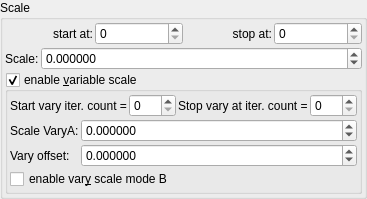
    <widget class="QGroupBox" name="groupBox_9">
     <property name="title">
      <string>Scale</string>
     </property>
     <layout class="QVBoxLayout" name="verticalLayout_13" stretch="0,0,0">
      <property name="spacing">
       <number>2</number>
      </property>
      <property name="leftMargin">
       <number>2</number>
      </property>
      <property name="topMargin">
       <number>2</number>
      </property>
      <property name="rightMargin">
       <number>2</number>
      </property>
      <property name="bottomMargin">
       <number>2</number>
      </property>
      <item>
       <layout class="QGridLayout" name="gridLayout_16" columnstretch="0,0,0,0">
        <item row="1" column="1">
         <widget class="MySpinBox" name="spinboxInt_transf_start_iterations_S">
          <property name="sizePolicy">
           <sizepolicy hsizetype="Minimum" vsizetype="Maximum">
            <horstretch>0</horstretch>
            <verstretch>0</verstretch>
           </sizepolicy>
          </property>
          <property name="maximum">
           <number>999</number>
          </property>
         </widget>
        </item>
        <item row="1" column="3">
         <widget class="MySpinBox" name="spinboxInt_transf_stop_iterations_S">
          <property name="sizePolicy">
           <sizepolicy hsizetype="Minimum" vsizetype="Maximum">
            <horstretch>0</horstretch>
            <verstretch>0</verstretch>
           </sizepolicy>
          </property>
          <property name="maximum">
           <number>999</number>
          </property>
         </widget>
        </item>
        <item row="1" column="2">
         <widget class="QLabel" name="label_67">
          <property name="text">
           <string>stop at:</string>
          </property>
          <property name="alignment">
           <set>Qt::AlignRight|Qt::AlignTrailing|Qt::AlignVCenter</set>
          </property>
         </widget>
        </item>
        <item row="1" column="0">
         <widget class="QLabel" name="label_69">
          <property name="layoutDirection">
           <enum>Qt::LeftToRight</enum>
          </property>
          <property name="text">
           <string>start at:</string>
          </property>
          <property name="alignment">
           <set>Qt::AlignRight|Qt::AlignTrailing|Qt::AlignVCenter</set>
          </property>
         </widget>
        </item>
       </layout>
      </item>
      <item>
       <layout class="QGridLayout" name="gridLayout_17" columnstretch="0,1">
        <property name="spacing">
         <number>2</number>
        </property>
        <item row="1" column="0">
         <widget class="QLabel" name="label_8">
          <property name="text">
           <string>Scale:</string>
          </property>
         </widget>
        </item>
        <item row="1" column="1">
         <widget class="MyDoubleSpinBox" name="spinbox_transf_scale_2">
          <property name="sizePolicy">
           <sizepolicy hsizetype="Minimum" vsizetype="Maximum">
            <horstretch>0</horstretch>
            <verstretch>0</verstretch>
           </sizepolicy>
          </property>
          <property name="prefix">
           <string/>
          </property>
          <property name="suffix">
           <string/>
          </property>
          <property name="decimals">
           <number>6</number>
          </property>
          <property name="minimum">
           <double>-99.989999999999995</double>
          </property>
          <property name="maximum">
           <double>99.989999999999995</double>
          </property>
          <property name="singleStep">
           <double>0.100000000000000</double>
          </property>
         </widget>
        </item>
       </layout>
      </item>
      <item>
       <widget class="MyGroupBox" name="groupCheck_transf_function_enabledF_false">
        <property name="title">
         <string>enable &amp;variable scale</string>
        </property>
        <property name="checkable">
         <bool>true</bool>
        </property>
        <layout class="QVBoxLayout" name="verticalLayout_15" stretch="0,0">
         <property name="spacing">
          <number>2</number>
         </property>
         <property name="leftMargin">
          <number>2</number>
         </property>
         <property name="topMargin">
          <number>2</number>
         </property>
         <property name="rightMargin">
          <number>2</number>
         </property>
         <property name="bottomMargin">
          <number>2</number>
         </property>
         <item>
          <layout class="QHBoxLayout" name="horizontalLayout" stretch="0,1,0,1">
           <property name="topMargin">
            <number>0</number>
           </property>
           <item>
            <widget class="QLabel" name="label_74">
             <property name="text">
              <string>Start vary iter. count =</string>
             </property>
             <property name="wordWrap">
              <bool>true</bool>
             </property>
            </widget>
           </item>
           <item>
            <widget class="MySpinBox" name="spinboxInt_transf_start_iterations_K">
             <property name="sizePolicy">
              <sizepolicy hsizetype="Minimum" vsizetype="Maximum">
               <horstretch>0</horstretch>
               <verstretch>0</verstretch>
              </sizepolicy>
             </property>
             <property name="minimum">
              <number>0</number>
             </property>
             <property name="maximum">
              <number>999</number>
             </property>
             <property name="value">
              <number>0</number>
             </property>
            </widget>
           </item>
           <item>
            <widget class="QLabel" name="label_59">
             <property name="text">
              <string>Stop vary at iter. count =</string>
             </property>
             <property name="wordWrap">
              <bool>true</bool>
             </property>
            </widget>
           </item>
           <item>
            <widget class="MySpinBox" name="spinboxInt_transf_stop_iterations_K">
             <property name="sizePolicy">
              <sizepolicy hsizetype="Preferred" vsizetype="Maximum">
               <horstretch>0</horstretch>
               <verstretch>0</verstretch>
              </sizepolicy>
             </property>
             <property name="maximum">
              <number>999</number>
             </property>
            </widget>
           </item>
          </layout>
         </item>
         <item>
          <layout class="QGridLayout" name="gridLayout_31" columnstretch="0,1">
           <property name="spacing">
            <number>2</number>
           </property>
           <item row="3" column="0" colspan="2">
            <widget class="MyCheckBox" name="checkBox_transf_function_enabledM_false">
             <property name="text">
              <string>enable var&amp;y scale mode B</string>
             </property>
            </widget>
           </item>
           <item row="1" column="1">
            <widget class="MyDoubleSpinBox" name="spinbox_transf_scale_vary_0">
             <property name="sizePolicy">
              <sizepolicy hsizetype="Minimum" vsizetype="Maximum">
               <horstretch>0</horstretch>
               <verstretch>0</verstretch>
              </sizepolicy>
             </property>
             <property name="prefix">
              <string/>
             </property>
             <property name="suffix">
              <string/>
             </property>
             <property name="decimals">
              <number>6</number>
             </property>
             <property name="minimum">
              <double>-100000.000000000000000</double>
             </property>
             <property name="maximum">
              <double>100000.000000000000000</double>
             </property>
             <property name="singleStep">
              <double>0.100000000000000</double>
             </property>
            </widget>
           </item>
           <item row="2" column="0">
            <widget class="QLabel" name="label_150">
             <property name="text">
              <string>Vary offset:</string>
             </property>
            </widget>
           </item>
           <item row="2" column="1">
            <widget class="MyDoubleSpinBox" name="spinbox_transf_scaleC_1">
             <property name="sizePolicy">
              <sizepolicy hsizetype="Minimum" vsizetype="Maximum">
               <horstretch>0</horstretch>
               <verstretch>0</verstretch>
              </sizepolicy>
             </property>
             <property name="prefix">
              <string/>
             </property>
             <property name="suffix">
              <string/>
             </property>
             <property name="decimals">
              <number>6</number>
             </property>
             <property name="minimum">
              <double>-100000.000000000000000</double>
             </property>
             <property name="maximum">
              <double>100000.000000000000000</double>
             </property>
             <property name="singleStep">
              <double>0.100000000000000</double>
             </property>
            </widget>
           </item>
           <item row="1" column="0">
            <widget class="QLabel" name="label_145">
             <property name="text">
              <string>Scale VaryA:</string>
             </property>
            </widget>
           </item>
          </layout>
         </item>
        </layout>
       </widget>
      </item>
     </layout>
    </widget>
